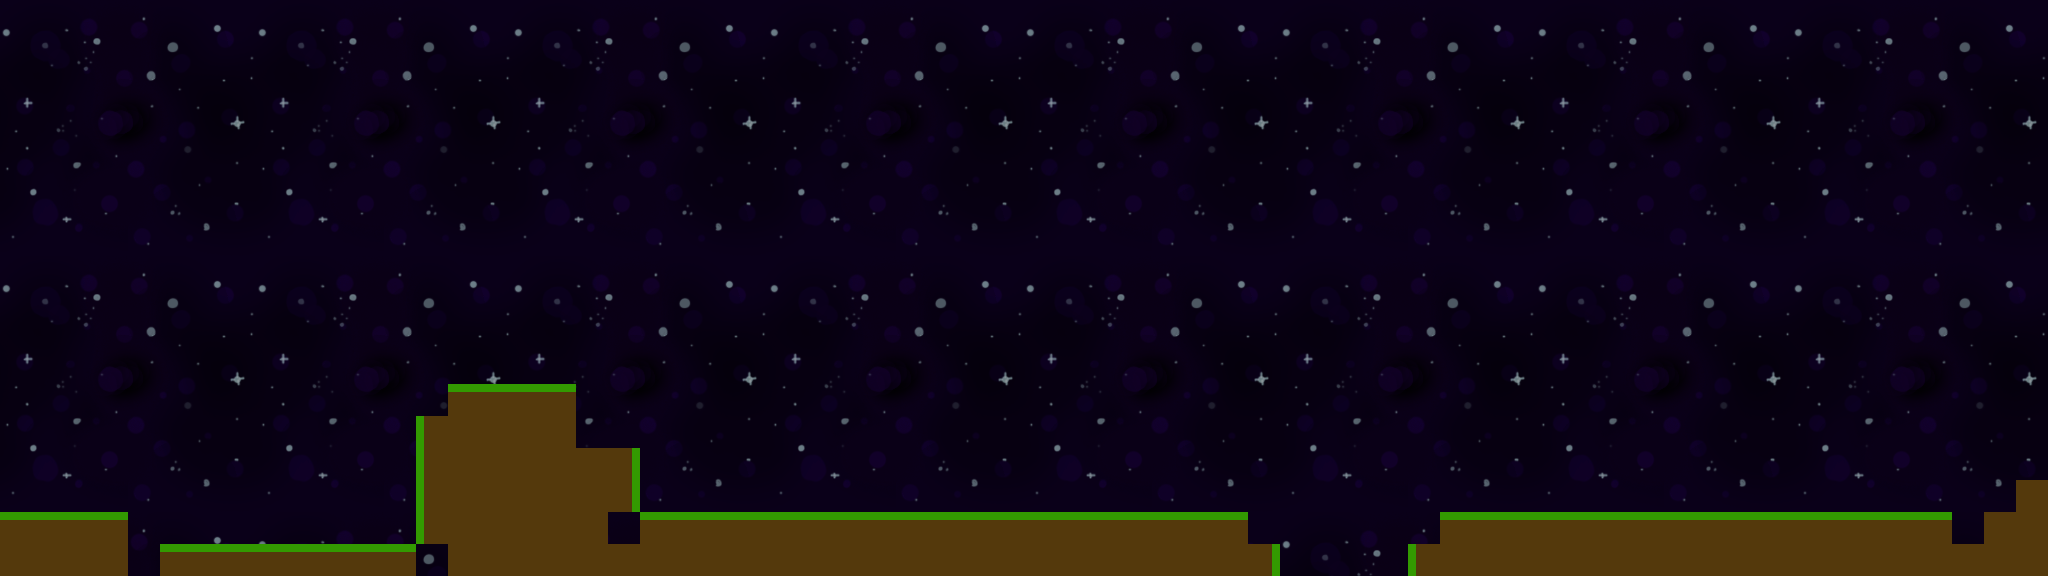

A level layout from a 2D game, rendered from its tile map. Below: a short description, then the map file with its tile-grid data intact:
An orthogonal 64x18 tile map with 32x32 px tiles, 2 tile layers (background, ground), 2 tilesets.

<map version="1.4" tiledversion="1.4.2" orientation="orthogonal" renderorder="right-down" width="64" height="18" tilewidth="32" tileheight="32" infinite="0" nextlayerid="4" nextobjectid="13">
 <tileset firstgid="1" source="ground.tsx" />
 <tileset firstgid="5" source="space-tiled background-256x256 by alpha rats_0.tsx" />
 <layer id="3" name="background" width="64" height="18">
  <data encoding="csv">
5,6,7,8,9,10,11,12,5,6,7,8,9,10,11,12,5,6,7,8,9,10,11,12,5,6,7,8,9,10,11,12,5,6,7,8,9,10,11,12,5,6,7,8,9,10,11,12,5,6,7,8,9,10,11,12,5,6,7,8,9,10,11,12,
13,14,15,16,17,18,19,20,13,14,15,16,17,18,19,20,13,14,15,16,17,18,19,20,13,14,15,16,17,18,19,20,13,14,15,16,17,18,19,20,13,14,15,16,17,18,19,20,13,14,15,16,17,18,19,20,13,14,15,16,17,18,19,20,
21,22,23,24,25,26,27,28,21,22,23,24,25,26,27,28,21,22,23,24,25,26,27,28,21,22,23,24,25,26,27,28,21,22,23,24,25,26,27,28,21,22,23,24,25,26,27,28,21,22,23,24,25,26,27,28,21,22,23,24,25,26,27,28,
29,30,31,32,33,34,35,36,29,30,31,32,33,34,35,36,29,30,31,32,33,34,35,36,29,30,31,32,33,34,35,36,29,30,31,32,33,34,35,36,29,30,31,32,33,34,35,36,29,30,31,32,33,34,35,36,29,30,31,32,33,34,35,36,
37,38,39,40,41,42,43,44,37,38,39,40,41,42,43,44,37,38,39,40,41,42,43,44,37,38,39,40,41,42,43,44,37,38,39,40,41,42,43,44,37,38,39,40,41,42,43,44,37,38,39,40,41,42,43,44,37,38,39,40,41,42,43,44,
45,46,47,48,49,50,51,52,45,46,47,48,49,50,51,52,45,46,47,48,49,50,51,52,45,46,47,48,49,50,51,52,45,46,47,48,49,50,51,52,45,46,47,48,49,50,51,52,45,46,47,48,49,50,51,52,45,46,47,48,49,50,51,52,
53,54,55,56,57,58,59,60,53,54,55,56,57,58,59,60,53,54,55,56,57,58,59,60,53,54,55,56,57,58,59,60,53,54,55,56,57,58,59,60,53,54,55,56,57,58,59,60,53,54,55,56,57,58,59,60,53,54,55,56,57,58,59,60,
61,62,63,64,65,66,67,68,61,62,63,64,65,66,67,68,61,62,63,64,65,66,67,68,61,62,63,64,65,66,67,68,61,62,63,64,65,66,67,68,61,62,63,64,65,66,67,68,61,62,63,64,65,66,67,68,61,62,63,64,65,66,67,68,
5,6,7,8,9,10,11,12,5,6,7,8,9,10,11,12,5,6,7,8,9,10,11,12,5,6,7,8,9,10,11,12,5,6,7,8,9,10,11,12,5,6,7,8,9,10,11,12,5,6,7,8,9,10,11,12,5,6,7,8,9,10,11,12,
13,14,15,16,17,18,19,20,13,14,15,16,17,18,19,20,13,14,15,16,17,18,19,20,13,14,15,16,17,18,19,20,13,14,15,16,17,18,19,20,13,14,15,16,17,18,19,20,13,14,15,16,17,18,19,20,13,14,15,16,17,18,19,20,
21,22,23,24,25,26,27,28,21,22,23,24,25,26,27,28,21,22,23,24,25,26,27,28,21,22,23,24,25,26,27,28,21,22,23,24,25,26,27,28,21,22,23,24,25,26,27,28,21,22,23,24,25,26,27,28,21,22,23,24,25,26,27,28,
29,30,31,32,33,34,35,36,29,30,31,32,33,34,35,36,29,30,31,32,33,34,35,36,29,30,31,32,33,34,35,36,29,30,31,32,33,34,35,36,29,30,31,32,33,34,35,36,29,30,31,32,33,34,35,36,29,30,31,32,33,34,35,36,
37,38,39,40,41,42,43,44,37,38,39,40,41,42,43,44,37,38,39,40,41,42,43,44,37,38,39,40,41,42,43,44,37,38,39,40,41,42,43,44,37,38,39,40,41,42,43,44,37,38,39,40,41,42,43,44,37,38,39,40,41,42,43,44,
45,46,47,48,49,50,51,52,45,46,47,48,49,50,51,52,45,46,47,48,49,50,51,52,45,46,47,48,49,50,51,52,45,46,47,48,49,50,51,52,45,46,47,48,49,50,51,52,45,46,47,48,49,50,51,52,45,46,47,48,49,50,51,52,
53,54,55,56,57,58,59,60,53,54,55,56,57,58,59,60,53,54,55,56,57,58,59,60,53,54,55,56,57,58,59,60,53,54,55,56,57,58,59,60,53,54,55,56,57,58,59,60,53,54,55,56,57,58,59,60,53,54,55,56,57,58,59,60,
61,62,63,64,65,66,67,68,61,62,63,64,65,66,67,68,61,62,63,64,65,66,67,68,61,62,63,64,65,66,67,68,61,62,63,64,65,66,67,68,61,62,63,64,65,66,67,68,61,62,63,64,65,66,67,68,61,62,63,64,65,66,67,68,
5,6,7,8,9,10,11,12,5,6,7,8,9,10,11,12,5,6,7,8,9,10,11,12,5,6,7,8,9,10,11,12,5,6,7,8,9,10,11,12,5,6,7,8,9,10,11,12,5,6,7,8,9,10,11,12,5,6,7,8,9,10,11,12,
13,14,15,16,17,18,19,20,13,14,15,16,17,18,19,20,13,14,15,16,17,18,19,20,13,14,15,16,17,18,19,20,13,14,15,16,17,18,19,20,13,14,15,16,17,18,19,20,13,14,15,16,17,18,19,20,13,14,15,16,17,18,19,20
</data>
 </layer>
 <layer id="1" name="ground" width="64" height="18">
  <data encoding="csv">
0,0,0,0,0,0,0,0,0,0,0,0,0,0,0,0,0,0,0,0,0,0,0,0,0,0,0,0,0,0,0,0,0,0,0,0,0,0,0,0,0,0,0,0,0,0,0,0,0,0,0,0,0,0,0,0,0,0,0,0,0,0,0,0,
0,0,0,0,0,0,0,0,0,0,0,0,0,0,0,0,0,0,0,0,0,0,0,0,0,0,0,0,0,0,0,0,0,0,0,0,0,0,0,0,0,0,0,0,0,0,0,0,0,0,0,0,0,0,0,0,0,0,0,0,0,0,0,0,
0,0,0,0,0,0,0,0,0,0,0,0,0,0,0,0,0,0,0,0,0,0,0,0,0,0,0,0,0,0,0,0,0,0,0,0,0,0,0,0,0,0,0,0,0,0,0,0,0,0,0,0,0,0,0,0,0,0,0,0,0,0,0,0,
0,0,0,0,0,0,0,0,0,0,0,0,0,0,0,0,0,0,0,0,0,0,0,0,0,0,0,0,0,0,0,0,0,0,0,0,0,0,0,0,0,0,0,0,0,0,0,0,0,0,0,0,0,0,0,0,0,0,0,0,0,0,0,0,
0,0,0,0,0,0,0,0,0,0,0,0,0,0,0,0,0,0,0,0,0,0,0,0,0,0,0,0,0,0,0,0,0,0,0,0,0,0,0,0,0,0,0,0,0,0,0,0,0,0,0,0,0,0,0,0,0,0,0,0,0,0,0,0,
0,0,0,0,0,0,0,0,0,0,0,0,0,0,0,0,0,0,0,0,0,0,0,0,0,0,0,0,0,0,0,0,0,0,0,0,0,0,0,0,0,0,0,0,0,0,0,0,0,0,0,0,0,0,0,0,0,0,0,0,0,0,0,0,
0,0,0,0,0,0,0,0,0,0,0,0,0,0,0,0,0,0,0,0,0,0,0,0,0,0,0,0,0,0,0,0,0,0,0,0,0,0,0,0,0,0,0,0,0,0,0,0,0,0,0,0,0,0,0,0,0,0,0,0,0,0,0,0,
0,0,0,0,0,0,0,0,0,0,0,0,0,0,0,0,0,0,0,0,0,0,0,0,0,0,0,0,0,0,0,0,0,0,0,0,0,0,0,0,0,0,0,0,0,0,0,0,0,0,0,0,0,0,0,0,0,0,0,0,0,0,0,0,
0,0,0,0,0,0,0,0,0,0,0,0,0,0,0,0,0,0,0,0,0,0,0,0,0,0,0,0,0,0,0,0,0,0,0,0,0,0,0,0,0,0,0,0,0,0,0,0,0,0,0,0,0,0,0,0,0,0,0,0,0,0,0,0,
0,0,0,0,0,0,0,0,0,0,0,0,0,0,0,0,0,0,0,0,0,0,0,0,0,0,0,0,0,0,0,0,0,0,0,0,0,0,0,0,0,0,0,0,0,0,0,0,0,0,0,0,0,0,0,0,0,0,0,0,0,0,0,0,
0,0,0,0,0,0,0,0,0,0,0,0,0,0,0,0,0,0,0,0,0,0,0,0,0,0,0,0,0,0,0,0,0,0,0,0,0,0,0,0,0,0,0,0,0,0,0,0,0,0,0,0,0,0,0,0,0,0,0,0,0,0,0,0,
0,0,0,0,0,0,0,0,0,0,0,0,0,0,0,0,0,0,0,0,0,0,0,0,0,0,0,0,0,0,0,0,0,0,0,0,0,0,0,0,0,0,0,0,0,0,0,0,0,0,0,0,0,0,0,0,0,0,0,0,0,0,0,0,
0,0,0,0,0,0,0,0,0,0,0,0,0,1610612738,1,1,1,1,2,0,0,0,0,0,0,0,0,0,0,0,0,0,0,0,0,0,0,0,0,0,0,0,0,0,0,0,0,0,0,0,0,0,0,0,0,0,0,0,0,0,0,0,0,0,
0,0,0,0,0,0,0,0,0,0,0,0,0,1610612737,3,3,3,3,4,2,0,0,0,0,0,0,0,0,0,0,0,0,0,0,0,0,0,0,0,0,0,0,0,0,0,0,0,0,0,0,0,0,0,0,0,0,0,0,0,0,0,0,0,1610612738,
0,0,0,0,0,0,0,0,0,0,0,0,0,1610612737,3,3,3,3,3,2684354561,0,0,0,0,0,0,0,0,0,0,0,0,0,0,0,0,0,0,0,0,0,0,0,0,0,0,0,0,0,0,0,0,0,0,0,0,0,0,0,0,0,0,1610612738,2147483652,
0,0,0,0,0,0,0,0,0,0,0,0,0,1610612737,3,3,3,3,3,2684354561,0,0,0,0,0,0,0,0,0,0,0,0,0,0,0,0,0,0,0,0,0,0,0,0,0,0,0,0,0,0,0,0,0,0,0,0,0,0,0,0,0,1610612738,2147483652,3,
1,1,1,1,2,0,0,0,0,0,0,0,0,1610612737,3,3,3,3,3,4,1,1,1,1,1,1,1,1,1,1,1,1,1,1,1,1,1,1,1,2,0,0,0,0,2147483650,1,1,1,1,1,1,1,1,1,1,1,1,1,1,1,1,2147483652,3,3,
3,3,3,3,4,1,1,1,1,1,1,1,1,2147483652,3,3,3,3,3,3,3,3,3,3,3,3,3,3,3,3,3,3,3,3,3,3,3,3,3,2684354561,0,0,0,0,1610612737,3,3,3,3,3,3,3,3,3,3,3,3,3,3,3,3,3,3,3
</data>
 </layer>
 <objectgroup id="2" name="Object Layer 1" />
</map>